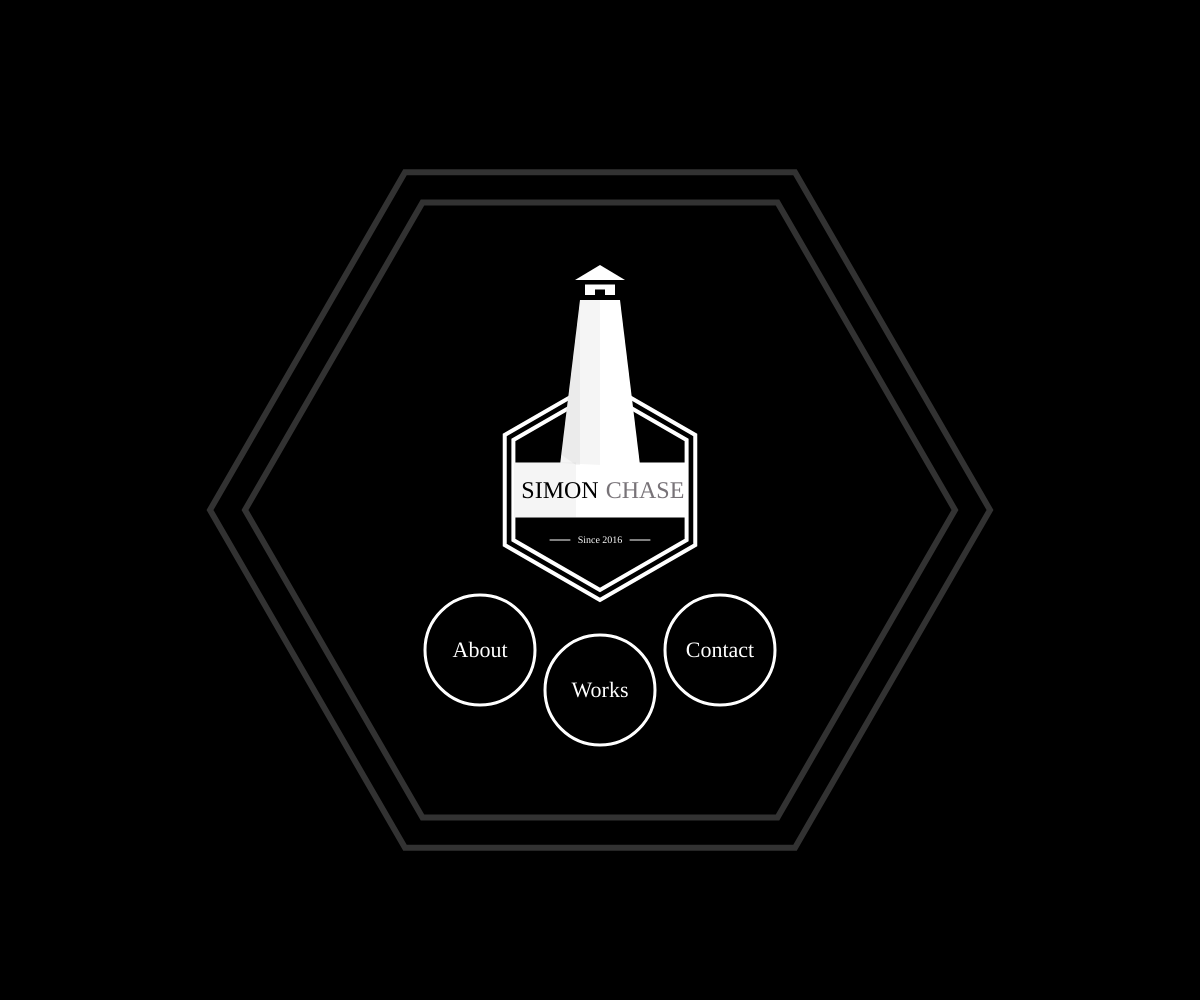
Frame 1 (no input)
Frame 60 (no input): identical to frame 1, image omitted
Frame 120 (the mouse pressed at the canvas centre since frame 60): identical to frame 1, image omitted

The p5.js sketch that drew this single still picture (run headless with seeded random() and noise() and a simulated clock; from frame 60 on, the mouse is pressed at the canvas centre):

// p5.js sketch
// ── sketch.js
/***************
 * TODO:
 * Cool Background
 * About Page
 * Works Page
 * Contact Page
 * Canvas Compatability
 * GitHub.io Hosting
***************/


var state;
var buttons;
var mouse;

function setup() {
  mouse = createVector(mouseX, mouseY);
  state = "menu";
  createCanvas(windowWidth, windowHeight);
  buttons = {
    "menu": [new Button(-120, 150, "About", "about"), new Button(0, 190, "Works", "works"), new Button(120, 150, "Contact", "contact")]
  }
  textAlign(CENTER, CENTER);
}

function hexagon(xPos, yPos, size, rot, fillCol, strokeCol, st) {
    angleMode(DEGREES);
    fill(fillCol);
    stroke(strokeCol);
    strokeWeight(st);
    beginShape();
    for (var r = 0 + rot; r < 360 + rot; r += 60) {
        var x = size/2 * cos(r) + xPos;
        var y = size/2 * sin(r) + yPos;
        vertex(x, y);
    }
    endShape(CLOSE);
}

function logo(x, y, s) {
    push();
    translate(x, y);
    scale(s);
    
    hexagon(0, 50, 220, 90, color(0), color(255), 4);
    hexagon(0, 50, 200, 90, color(0), color(255), 4);
    
    noStroke();
    fill(255);
    rectMode(CENTER);
    rect(0, 50, 173, 55);
    
    quad(-40, 25, 40, 25, 20, -140, -20, -140);
    
    fill(0, 0, 0, 10);
    quad(-40, 23, 0, 25, 0, -140, -20, -140);
    rect(-55, 50, 62, 55);
    
    quad(-40, 14, -24, 25, -20, 25, -20, -140);
    
    fill(255);
    rect(-10, -150, 10, 10);
    rect(10, -150, 10, 10);
    rect(0, -153, 30, 5);
    
    triangle(-25, -160, 25, -160, 0, -175);
    textFont("Avenir");
    textSize(24);
    textAlign(CENTER, CENTER);
    fill(0);
    text("SIMON", -40, 52);
    fill(120, 115, 120);
    text("CHASE", 45, 52);
    
    strokeWeight(1);
    stroke(255, 255, 255);
    line(-50, 100, -30, 100);
    line(50, 100, 30, 100);
    noStroke();
    fill(255);
    textSize(10);
    text("Since 2016", 0, 100);
    
    pop();
};

function draw() {
  background(0);
  cursor(ARROW);
  
  push();
  translate(width/2, height/2);
  mouse.set(mouseX - width/2, mouseY - height/2);
  
  switch (state) {
    case "menu":
      hexagon(0, 10, 780, 0, color(0), color(255, 255, 255, 50), 6);
      hexagon(0, 10, 710, 0, color(0), color(255, 255, 255, 50), 6);
      
      logo(0, -60, 1);
      
      for (var i in buttons.menu) {
        buttons.menu[i].display();
      }
    break;
  }
  
  pop();
}

function Button(x, y, txt, dest) {
  this.x = x;
  this.y = y;
  this.txt = txt;
  this.dest = dest;
  this.col = 255;
  
  this.display = function() {
    noStroke();
    fill(255 - this.col);
    ellipse(this.x, this.y, 110, 110);
    
    stroke(255);
    noFill();
    strokeWeight(3);
    ellipse(this.x, this.y, 110, 110);
    
    fill(this.col);
    noStroke();
    textFont("futura");
    textSize(22);
    text(this.txt, this.x, this.y + 1);
    
    if (dist(this.x, this.y, mouse.x, mouse.y) < 110/2) {
      cursor(HAND);
      this.col -= 15;
    } else {
      this.col += 15;
    }
    
    this.col = constrain(this.col, 0, 255);
  }
};
